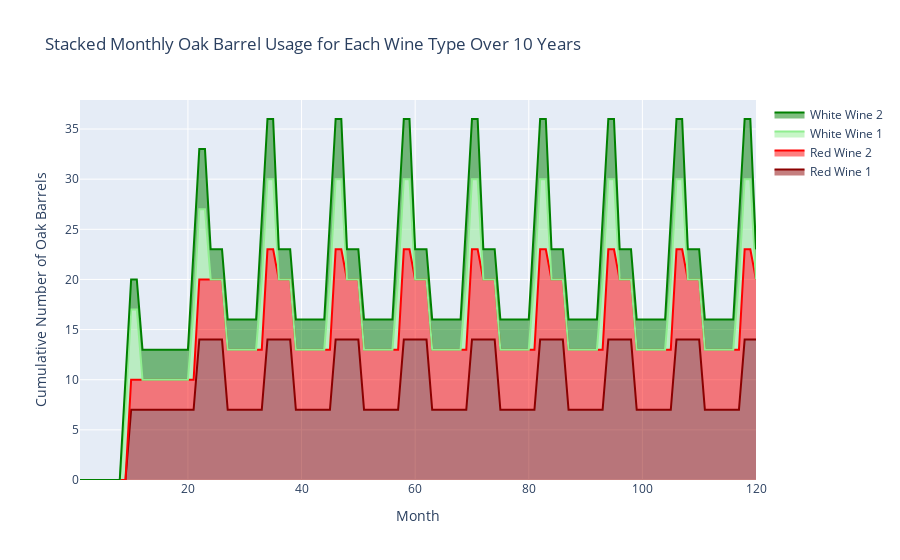

Notebook code cell kept with this figure:
### Code cell
months = list(range(1, 121))

fig = go.Figure()
fig.add_trace(go.Scatter(x=months, y=oak_barrels_red_1, mode='lines', name='Red Wine 1', stackgroup='one', marker_color='darkred'))
fig.add_trace(go.Scatter(x=months, y=oak_barrels_red_2, mode='lines', name='Red Wine 2', stackgroup='one', marker_color='red'))
fig.add_trace(go.Scatter(x=months, y=oak_barrels_white_1, mode='lines', name='White Wine 1', stackgroup='one', marker_color='lightgreen'))
fig.add_trace(go.Scatter(x=months, y=oak_barrels_white_2, mode='lines', name='White Wine 2', stackgroup='one', marker_color='green'))

fig.update_layout(
    title="Stacked Monthly Oak Barrel Usage for Each Wine Type Over 10 Years",
    xaxis_title="Month",
    yaxis_title="Cumulative Number of Oak Barrels",
    hovermode="x unified"
)

fig.show()

### Figure 1 — Plotly figure (JSON) as saved in the notebook; plotly's stock layout.template omitted (floating-point values rounded to 4 significant figures)
{"data": [{"marker": {"color": "darkred"}, "mode": "lines", "name": "Red Wine 1", "stackgroup": "one", "type": "scatter", "x": [1, 2, 3, 4, 5, 6, 7, 8, 9, 10, 11, 12, 13, 14, 15, 16, 17, 18, 19, 20, 21, 22, 23, 24, 25, 26, 27, 28, 29, 30, 31, 32, 33, 34, 35, 36, 37, 38, 39, 40, 41, 42, 43, 44, 45, 46, 47, 48, 49, 50, 51, 52, 53, 54, 55, 56, 57, 58, 59, 60, 61, 62, 63, 64, 65, 66, 67, 68, 69, 70, 71, 72, 73, 74, 75, 76, 77, 78, 79, 80, 81, 82, 83, 84, 85, 86, 87, 88, 89, 90, 91, 92, 93, 94, 95, 96, 97, 98, 99, 100, 101, 102, 103, 104, 105, 106, 107, 108, 109, 110, 111, 112, 113, 114, 115, 116, 117, 118, 119, 120], "y": [0, 0, 0, 0, 0, 0, 0, 0, 0, 7, 7, 7, 7, 7, 7, 7, 7, 7, 7, 7, 7, 14, 14, 14, 14, 14, 7, 7, 7, 7, 7, 7, 7, 14, 14, 14, 14, 14, 7, 7, 7, 7, 7, 7, 7, 14, 14, 14, 14, 14, 7, 7, 7, 7, 7, 7, 7, 14, 14, 14, 14, 14, 7, 7, 7, 7, 7, 7, 7, 14, 14, 14, 14, 14, 7, 7, 7, 7, 7, 7, 7, 14, 14, 14, 14, 14, 7, 7, 7, 7, 7, 7, 7, 14, 14, 14, 14, 14, 7, 7, 7, 7, 7, 7, 7, 14, 14, 14, 14, 14, 7, 7, 7, 7, 7, 7, 7, 14, 14, 14]}, {"marker": {"color": "red"}, "mode": "lines", "name": "Red Wine 2", "stackgroup": "one", "type": "scatter", "x": [1, 2, 3, 4, 5, 6, 7, 8, 9, 10, 11, 12, 13, 14, 15, 16, 17, 18, 19, 20, 21, 22, 23, 24, 25, 26, 27, 28, 29, 30, 31, 32, 33, 34, 35, 36, 37, 38, 39, 40, 41, 42, 43, 44, 45, 46, 47, 48, 49, 50, 51, 52, 53, 54, 55, 56, 57, 58, 59, 60, 61, 62, 63, 64, 65, 66, 67, 68, 69, 70, 71, 72, 73, 74, 75, 76, 77, 78, 79, 80, 81, 82, 83, 84, 85, 86, 87, 88, 89, 90, 91, 92, 93, 94, 95, 96, 97, 98, 99, 100, 101, 102, 103, 104, 105, 106, 107, 108, 109, 110, 111, 112, 113, 114, 115, 116, 117, 118, 119, 120], "y": [0, 0, 0, 0, 0, 0, 0, 0, 0, 3, 3, 3, 3, 3, 3, 3, 3, 3, 3, 3, 3, 6, 6, 6, 6, 6, 6, 6, 6, 6, 6, 6, 6, 9, 9, 6, 6, 6, 6, 6, 6, 6, 6, 6, 6, 9, 9, 6, 6, 6, 6, 6, 6, 6, 6, 6, 6, 9, 9, 6, 6, 6, 6, 6, 6, 6, 6, 6, 6, 9, 9, 6, 6, 6, 6, 6, 6, 6, 6, 6, 6, 9, 9, 6, 6, 6, 6, 6, 6, 6, 6, 6, 6, 9, 9, 6, 6, 6, 6, 6, 6, 6, 6, 6, 6, 9, 9, 6, 6, 6, 6, 6, 6, 6, 6, 6, 6, 9, 9, 6]}, {"marker": {"color": "lightgreen"}, "mode": "lines", "name": "White Wine 1", "stackgroup": "one", "type": "scatter", "x": [1, 2, 3, 4, 5, 6, 7, 8, 9, 10, 11, 12, 13, 14, 15, 16, 17, 18, 19, 20, 21, 22, 23, 24, 25, 26, 27, 28, 29, 30, 31, 32, 33, 34, 35, 36, 37, 38, 39, 40, 41, 42, 43, 44, 45, 46, 47, 48, 49, 50, 51, 52, 53, 54, 55, 56, 57, 58, 59, 60, 61, 62, 63, 64, 65, 66, 67, 68, 69, 70, 71, 72, 73, 74, 75, 76, 77, 78, 79, 80, 81, 82, 83, 84, 85, 86, 87, 88, 89, 90, 91, 92, 93, 94, 95, 96, 97, 98, 99, 100, 101, 102, 103, 104, 105, 106, 107, 108, 109, 110, 111, 112, 113, 114, 115, 116, 117, 118, 119, 120], "y": [0, 0, 0, 0, 0, 0, 0, 0, 7, 7, 7, 0, 0, 0, 0, 0, 0, 0, 0, 0, 7, 7, 7, 0, 0, 0, 0, 0, 0, 0, 0, 0, 7, 7, 7, 0, 0, 0, 0, 0, 0, 0, 0, 0, 7, 7, 7, 0, 0, 0, 0, 0, 0, 0, 0, 0, 7, 7, 7, 0, 0, 0, 0, 0, 0, 0, 0, 0, 7, 7, 7, 0, 0, 0, 0, 0, 0, 0, 0, 0, 7, 7, 7, 0, 0, 0, 0, 0, 0, 0, 0, 0, 7, 7, 7, 0, 0, 0, 0, 0, 0, 0, 0, 0, 7, 7, 7, 0, 0, 0, 0, 0, 0, 0, 0, 0, 7, 7, 7, 0]}, {"marker": {"color": "green"}, "mode": "lines", "name": "White Wine 2", "stackgroup": "one", "type": "scatter", "x": [1, 2, 3, 4, 5, 6, 7, 8, 9, 10, 11, 12, 13, 14, 15, 16, 17, 18, 19, 20, 21, 22, 23, 24, 25, 26, 27, 28, 29, 30, 31, 32, 33, 34, 35, 36, 37, 38, 39, 40, 41, 42, 43, 44, 45, 46, 47, 48, 49, 50, 51, 52, 53, 54, 55, 56, 57, 58, 59, 60, 61, 62, 63, 64, 65, 66, 67, 68, 69, 70, 71, 72, 73, 74, 75, 76, 77, 78, 79, 80, 81, 82, 83, 84, 85, 86, 87, 88, 89, 90, 91, 92, 93, 94, 95, 96, 97, 98, 99, 100, 101, 102, 103, 104, 105, 106, 107, 108, 109, 110, 111, 112, 113, 114, 115, 116, 117, 118, 119, 120], "y": [0, 0, 0, 0, 0, 0, 0, 0, 3, 3, 3, 3, 3, 3, 3, 3, 3, 3, 3, 3, 6, 6, 6, 3, 3, 3, 3, 3, 3, 3, 3, 3, 6, 6, 6, 3, 3, 3, 3, 3, 3, 3, 3, 3, 6, 6, 6, 3, 3, 3, 3, 3, 3, 3, 3, 3, 6, 6, 6, 3, 3, 3, 3, 3, 3, 3, 3, 3, 6, 6, 6, 3, 3, 3, 3, 3, 3, 3, 3, 3, 6, 6, 6, 3, 3, 3, 3, 3, 3, 3, 3, 3, 6, 6, 6, 3, 3, 3, 3, 3, 3, 3, 3, 3, 6, 6, 6, 3, 3, 3, 3, 3, 3, 3, 3, 3, 6, 6, 6, 3]}], "layout": {"hovermode": "x unified", "title": {"text": "Stacked Monthly Oak Barrel Usage for Each Wine Type Over 10 Years"}, "xaxis": {"title": {"text": "Month"}}, "yaxis": {"title": {"text": "Cumulative Number of Oak Barrels"}}}}
